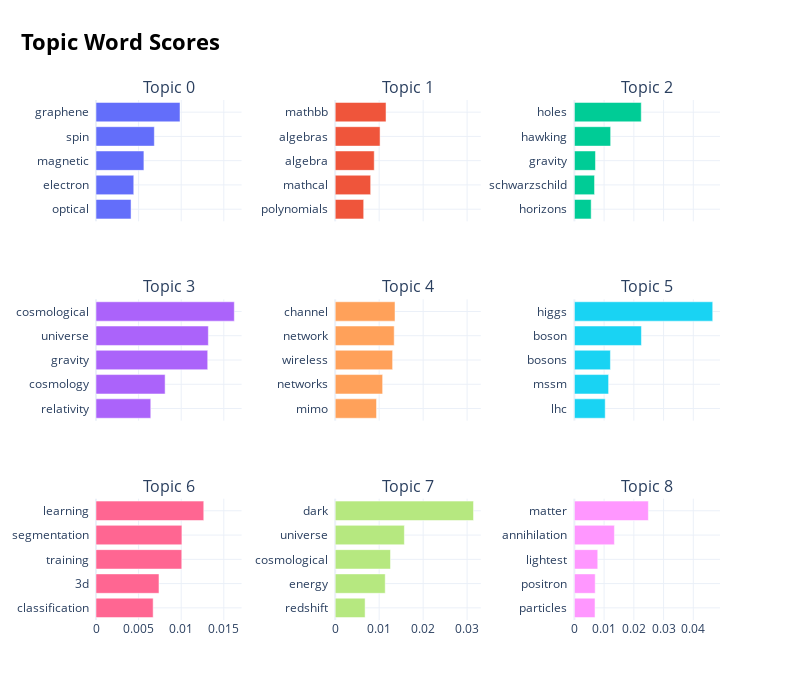

The cell this chart's notebook holds for it:
### Markdown cell above
### Here the outliers are labelled as -1 in the topic column

### Code cell
topic_model.visualize_barchart(top_n_topics=9, height=700)

### Figure 1 — Plotly figure (JSON) as saved in the notebook; plotly's stock layout.template omitted (floating-point values rounded to 4 significant figures)
{"data": [{"orientation": "h", "type": "bar", "x": [0.004114, 0.004431, 0.005622, 0.006847, 0.00986], "xaxis": "x", "y": ["optical  ", "electron  ", "magnetic  ", "spin  ", "graphene  "], "yaxis": "y"}, {"orientation": "h", "type": "bar", "x": [0.006477, 0.008065, 0.00888, 0.01021, 0.01156], "xaxis": "x2", "y": ["polynomials  ", "mathcal  ", "algebra  ", "algebras  ", "mathbb  "], "yaxis": "y2"}, {"orientation": "h", "type": "bar", "x": [0.005641, 0.006775, 0.00709, 0.01219, 0.02249], "xaxis": "x3", "y": ["horizons  ", "schwarzschild  ", "gravity  ", "hawking  ", "holes  "], "yaxis": "y3"}, {"orientation": "h", "type": "bar", "x": [0.006429, 0.008113, 0.01311, 0.01318, 0.01624], "xaxis": "x4", "y": ["relativity  ", "cosmology  ", "gravity  ", "universe  ", "cosmological  "], "yaxis": "y4"}, {"orientation": "h", "type": "bar", "x": [0.009402, 0.01079, 0.01306, 0.01342, 0.0136], "xaxis": "x5", "y": ["mimo  ", "networks  ", "wireless  ", "network  ", "channel  "], "yaxis": "y5"}, {"orientation": "h", "type": "bar", "x": [0.01036, 0.0115, 0.01212, 0.02255, 0.04653], "xaxis": "x6", "y": ["lhc  ", "mssm  ", "bosons  ", "boson  ", "higgs  "], "yaxis": "y6"}, {"orientation": "h", "type": "bar", "x": [0.006709, 0.007392, 0.01007, 0.01008, 0.01265], "xaxis": "x7", "y": ["classification  ", "3d  ", "training  ", "segmentation  ", "learning  "], "yaxis": "y7"}, {"orientation": "h", "type": "bar", "x": [0.006801, 0.01138, 0.01258, 0.01573, 0.03146], "xaxis": "x8", "y": ["redshift  ", "energy  ", "cosmological  ", "universe  ", "dark  "], "yaxis": "y8"}, {"orientation": "h", "type": "bar", "x": [0.00694, 0.006996, 0.007857, 0.01346, 0.02488], "xaxis": "x9", "y": ["particles  ", "positron  ", "lightest  ", "annihilation  ", "matter  "], "yaxis": "y9"}], "layout": {"annotations": [{"font": {"size": 16}, "showarrow": false, "text": "Topic 0", "x": 0.1167, "xanchor": "center", "xref": "paper", "y": 1.0, "yanchor": "bottom", "yref": "paper"}, {"font": {"size": 16}, "showarrow": false, "text": "Topic 1", "x": 0.5, "xanchor": "center", "xref": "paper", "y": 1.0, "yanchor": "bottom", "yref": "paper"}, {"font": {"size": 16}, "showarrow": false, "text": "Topic 2", "x": 0.8833, "xanchor": "center", "xref": "paper", "y": 1.0, "yanchor": "bottom", "yref": "paper"}, {"font": {"size": 16}, "showarrow": false, "text": "Topic 3", "x": 0.1167, "xanchor": "center", "xref": "paper", "y": 0.6167, "yanchor": "bottom", "yref": "paper"}, {"font": {"size": 16}, "showarrow": false, "text": "Topic 4", "x": 0.5, "xanchor": "center", "xref": "paper", "y": 0.6167, "yanchor": "bottom", "yref": "paper"}, {"font": {"size": 16}, "showarrow": false, "text": "Topic 5", "x": 0.8833, "xanchor": "center", "xref": "paper", "y": 0.6167, "yanchor": "bottom", "yref": "paper"}, {"font": {"size": 16}, "showarrow": false, "text": "Topic 6", "x": 0.1167, "xanchor": "center", "xref": "paper", "y": 0.2333, "yanchor": "bottom", "yref": "paper"}, {"font": {"size": 16}, "showarrow": false, "text": "Topic 7", "x": 0.5, "xanchor": "center", "xref": "paper", "y": 0.2333, "yanchor": "bottom", "yref": "paper"}, {"font": {"size": 16}, "showarrow": false, "text": "Topic 8", "x": 0.8833, "xanchor": "center", "xref": "paper", "y": 0.2333, "yanchor": "bottom", "yref": "paper"}], "height": 700, "hoverlabel": {"bgcolor": "white", "font": {"family": "Rockwell", "size": 16}}, "showlegend": false, "title": {"font": {"color": "Black", "size": 22}, "text": "<b>Topic Word Scores", "x": 0.15, "xanchor": "center", "y": 0.95, "yanchor": "top"}, "width": 800, "xaxis": {"anchor": "y", "autorange": true, "domain": [0, 0.2333], "matches": "x7", "range": [0, 0.01709], "showgrid": true, "showticklabels": false, "type": "linear"}, "xaxis2": {"anchor": "y2", "autorange": true, "domain": [0.3833, 0.6167], "matches": "x8", "range": [0, 0.03312], "showgrid": true, "showticklabels": false, "type": "linear"}, "xaxis3": {"anchor": "y3", "autorange": true, "domain": [0.7667, 1.0], "matches": "x9", "range": [0, 0.04898], "showgrid": true, "showticklabels": false, "type": "linear"}, "xaxis4": {"anchor": "y4", "autorange": true, "domain": [0, 0.2333], "matches": "x7", "range": [0, 0.01709], "showgrid": true, "showticklabels": false, "type": "linear"}, "xaxis5": {"anchor": "y5", "autorange": true, "domain": [0.3833, 0.6167], "matches": "x8", "range": [0, 0.03312], "showgrid": true, "showticklabels": false, "type": "linear"}, "xaxis6": {"anchor": "y6", "autorange": true, "domain": [0.7667, 1.0], "matches": "x9", "range": [0, 0.04898], "showgrid": true, "showticklabels": false, "type": "linear"}, "xaxis7": {"anchor": "y7", "autorange": true, "domain": [0, 0.2333], "range": [0, 0.01709], "showgrid": true, "type": "linear"}, "xaxis8": {"anchor": "y8", "autorange": true, "domain": [0.3833, 0.6167], "range": [0, 0.03312], "showgrid": true, "type": "linear"}, "xaxis9": {"anchor": "y9", "autorange": true, "domain": [0.7667, 1.0], "range": [0, 0.04898], "showgrid": true, "type": "linear"}, "yaxis": {"anchor": "x", "autorange": true, "domain": [0.7667, 1.0], "range": [-0.5, 4.5], "showgrid": true, "type": "category"}, "yaxis2": {"anchor": "x2", "autorange": true, "domain": [0.7667, 1.0], "range": [-0.5, 4.5], "showgrid": true, "type": "category"}, "yaxis3": {"anchor": "x3", "autorange": true, "domain": [0.7667, 1.0], "range": [-0.5, 4.5], "showgrid": true, "type": "category"}, "yaxis4": {"anchor": "x4", "autorange": true, "domain": [0.3833, 0.6167], "range": [-0.5, 4.5], "showgrid": true, "type": "category"}, "yaxis5": {"anchor": "x5", "autorange": true, "domain": [0.3833, 0.6167], "range": [-0.5, 4.5], "showgrid": true, "type": "category"}, "yaxis6": {"anchor": "x6", "autorange": true, "domain": [0.3833, 0.6167], "range": [-0.5, 4.5], "showgrid": true, "type": "category"}, "yaxis7": {"anchor": "x7", "autorange": true, "domain": [0, 0.2333], "range": [-0.5, 4.5], "showgrid": true, "type": "category"}, "yaxis8": {"anchor": "x8", "autorange": true, "domain": [0, 0.2333], "range": [-0.5, 4.5], "showgrid": true, "type": "category"}, "yaxis9": {"anchor": "x9", "autorange": true, "domain": [0, 0.2333], "range": [-0.5, 4.5], "showgrid": true, "type": "category"}}}
